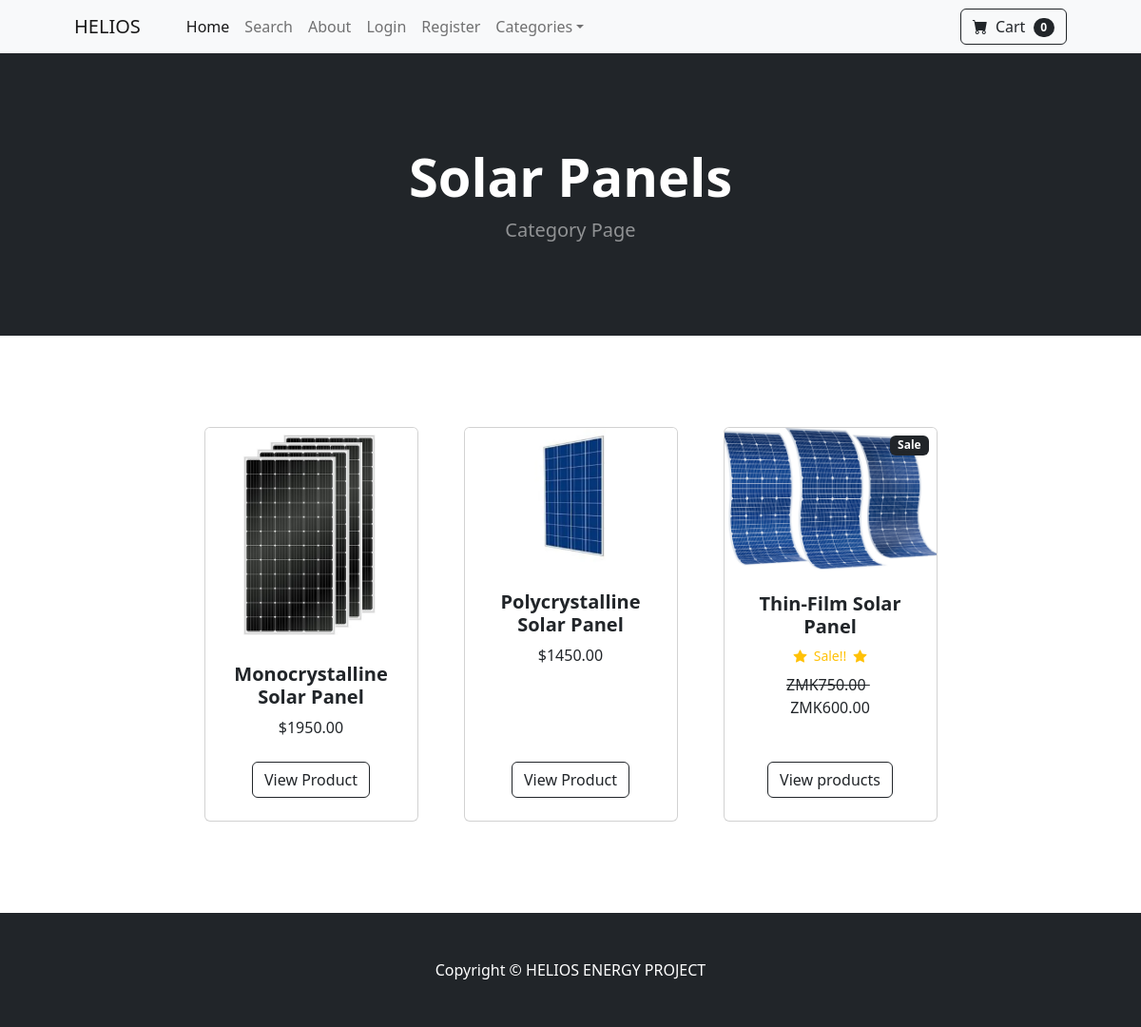
The page /category/Solar Panels on the database its author committed.
### store/models.py (models this page shows, shortened)
class Category(models.Model):
    name = models.CharField(max_length=200)
    def __str__(self):
        return self.name
    class Meta:
        verbose_name_plural = 'categories'

class Product(models.Model):
    name = models.CharField(max_length=100)
    price = models.DecimalField(default=0, max_digits=10, decimal_places=2)
    description = models.CharField(max_length=1000, default='', blank=True, null=True )
    category = models.ForeignKey(Category, on_delete=models.CASCADE, default=1)
    image = models.ImageField(upload_to='uploads/products/')
    is_sale = models.BooleanField(default=False)
    sale_price = models.DecimalField(default=0, max_digits=10, decimal_places=2)

### store/views.py (the view)
# urls.py: path('category/<str:foo>', views.category, name='category'),
def category(request, foo):
    foo = foo.replace('-', ' ')
    try:
        category = Category.objects.get(name=foo)
        products = Product.objects.filter(category=category)
        return render(request, 'category.html', {'products': products, 'category': category})
    except:
        messages.success(request, 'Category does not exist')
        return redirect('home')

### cart/cart.py (called while the page is built)
    def __len__(self):
        return len(self.cart)

### cart/context_processors.py (called while the page is built)
def cart(request):
    return {'cart': Cart(request)}

### store/templates/category.html
{% extends 'base.html' %}
{% block content %}
        <header class="bg-dark py-5">
            <div class="container px-4 px-lg-5 my-5">
                <div class="text-center text-white">
                    <h1 class="display-4 fw-bolder">{{ category }}</h1>
                    <p class="lead fw-normal text-white-50 mb-0">Category Page</p>
                </div>
            </div>
        </header>
        <section class="py-5">
            <div class="container px-4 px-lg-5 mt-5">
                <div class="row gx-4 gx-lg-5 row-cols-2 row-cols-md-3 row-cols-xl-4 justify-content-center">
                    {% for product in products %}
                        {% if product.is_sale %}
                        <div class="col mb-5">
                            <div class="card h-100">
                                <div class="badge bg-dark text-white position-absolute" style="top: 0.5rem; right: 0.5rem">Sale</div>
                                <img class="card-img-top" src="{{product.image.url}}" alt="..." />
                                <div class="card-body p-4">
                                    <div class="text-center">
                                        <h5 class="fw-bolder">{{ product.name }}</h5>
                                        <div class="d-flex justify-content-center small text-warning mb-2">
                                        <div class="bi-star-fill"></div>
                                        &nbsp;&nbsp;Sale!!&nbsp;&nbsp;
                                        <div class="bi-star-fill"></div>
                                        </div>
                                        <strike>
                                        ZMK{{ product.price }}
                                        </strike>
                                        &nbsp;
                                        ZMK{{ product.sale_price }}
                                    </div>
                                </div>
                                <div class="card-footer p-4 pt-0 border-top-0 bg-transparent">
                                    <div class="text-center"><a class="btn btn-outline-dark mt-auto" href="{% url 'product' product.id %}">View products</a></div>
                                </div>
                            </div>
                        </div>
                        {% else %}
                    <div class="col mb-5">
                        <div class="card h-100">
                            <img class="card-img-top" src="{{product.image.url}}" alt="..." />
                            <div class="card-body p-4">
                                <div class="text-center">
                                    <h5 class="fw-bolder">{{ product.name }}</h5>
                                    ${{ product.price }}
                                </div>
                            </div>
                            <div class="card-footer p-4 pt-0 border-top-0 bg-transparent">
                                <div class="text-center"><a class="btn btn-outline-dark mt-auto" href="{% url 'product' product.id %}">View Product</a></div>
                            </div>
                        </div>
                    </div>
                        {% endif %}
                    {% endfor %}
                </div>
            </div>
        </section>
{% endblock %}

### rows shown on the page
Category: name "Solar Panels"
Product: image (picture), name "Monocrystalline Solar Panel", price "1950.00"
Product: image (picture), name "Polycrystalline Solar Panel", price "1450.00"
Product: image (picture), name "Thin-Film Solar Panel", price "750.00", sale_price "600.00"

### other values the page prints
{{ cart|length }} "0"
